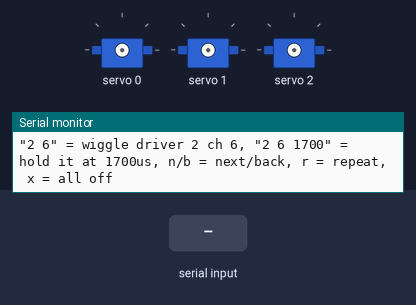
Bench run of a sketch on a simulated ESP32-S3. Shown: 3 × servo, the last lines printed to the serial monitor. The test bench sets the inputs (shaded band).

Above: at 1.7 s.
1.8 s: "n90\n" received over Serial
At 2.45 s:
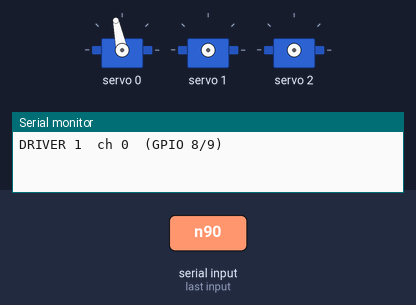
4.5 s: "n,45\n" received over Serial
At 5.15 s:
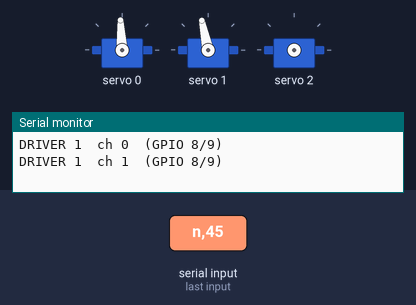
7.2 s: "n" received over Serial
At 7.85 s:
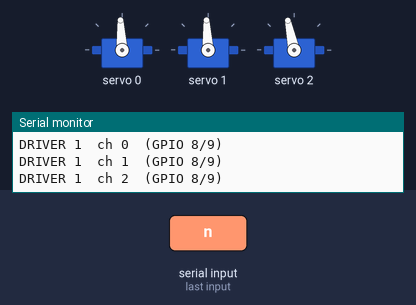
12.9 s: "b90\n" received over Serial
At 13.55 s:
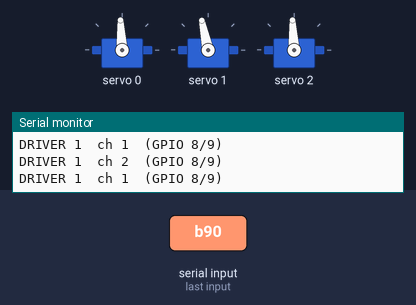
Timing chart, 0 to 15.9 s (numbered marks = the images above; inputs shaded):
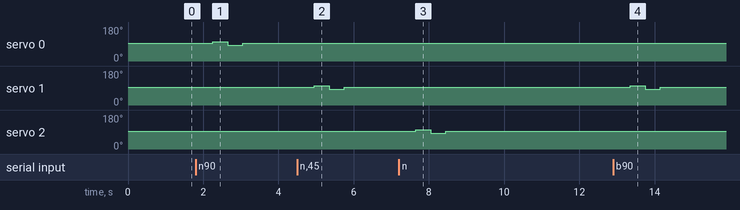

Measured:
- after the input at 1.8 s, servo 0: 93° → 102° after 0.45 s, → 83° 0.40 s later, → 93° 0.40 s later
- after the input at 4.5 s, servo 1: 93° → 102° after 0.45 s, → 83° 0.40 s later, → 93° 0.40 s later
- after the input at 7.2 s, servo 2: 93° → 102° after 0.45 s, → 83° 0.40 s later, → 93° 0.40 s later
- after the input at 12.9 s, servo 1: 93° → 102° after 0.45 s, → 83° 0.40 s later, → 93° 0.40 s later

The sketch:

servo_finder.ino
```cpp
// Finds which driver/channel each servo is on. Serial Monitor 115200, "No line ending".
// Type "<driver> <channel>" to jump straight to one, e.g. "2 6" wiggles driver 2 ch 6.
// Add a pulse to hold it there instead: "2 6 1700" (500-2500 us) until x.
// n = next channel, b = previous, r = wiggle again, x = all off.
// Each step wiggles one channel a little (1500 -> 1600 -> 1400 -> 1500) and then turns it off.
#include <Wire.h>
#include <Adafruit_PWMServoDriver.h>

Adafruit_PWMServoDriver pca1(0x40, Wire);
Adafruit_PWMServoDriver pca2(0x40, Wire1);

int pos = -1;   // 0-15 = driver 1 ch 0-15, 16-31 = driver 2 ch 0-15

void allOff() {
  for (int ch = 0; ch < 16; ch++) { pca1.setPWM(ch, 0, 4096); pca2.setPWM(ch, 0, 4096); }
}

void wiggle(int p) {
  Adafruit_PWMServoDriver &d = p < 16 ? pca1 : pca2;
  int ch = p % 16;
  Serial.printf("DRIVER %d  ch %d  (GPIO %s)\n", p < 16 ? 1 : 2, ch, p < 16 ? "8/9" : "4/5");
  for (int us : {1500, 1600, 1400, 1500}) { d.writeMicroseconds(ch, us); delay(400); }
  d.setPWM(ch, 0, 4096);
}

bool found(TwoWire &w) {
  w.beginTransmission(0x40);
  return w.endTransmission() == 0;
}

void setup() {
  Serial.begin(115200);
  Serial.setTimeout(50);
  Wire.begin(8, 9);
  Wire1.begin(4, 5);
  for (auto *p : {&pca1, &pca2}) {
    p->begin();
    p->setOscillatorFrequency(27000000);
    p->setPWMFreq(50);
  }
  delay(10);
  allOff();
  delay(500);
  Serial.printf("driver 1 (GPIO 8/9): %s\n", found(Wire) ? "found" : "NOT FOUND, check its 4 wires");
  Serial.printf("driver 2 (GPIO 4/5): %s\n", found(Wire1) ? "found" : "NOT FOUND, check its 4 wires");
  Serial.println("\"2 6\" = wiggle driver 2 ch 6, \"2 6 1700\" = hold it at 1700us, n/b = next/back, r = repeat, x = all off");
}

void loop() {
  if (!Serial.available()) return;
  String in = Serial.readString();
  in.trim();
  int drv, ch, us;
  int got = sscanf(in.c_str(), "%d %d %d", &drv, &ch, &us);
  if (got >= 2) {
    if ((drv != 1 && drv != 2) || ch < 0 || ch > 15) { Serial.println("driver 1 or 2, channel 0-15"); return; }
    pos = (drv - 1) * 16 + ch;
    if (got == 3) {
      us = constrain(us, 500, 2500);
      (drv == 1 ? pca1 : pca2).writeMicroseconds(ch, us);
      Serial.printf("DRIVER %d  ch %d  holding %d us (x to release)\n", drv, ch, us);
    } else wiggle(pos);
    return;
  }
  char c = in.length() ? in[0] : 0;
  if (c == 'n') { pos = (pos + 1) % 32; wiggle(pos); }
  else if (c == 'b') { pos = (pos + 31) % 32; wiggle(pos); }
  else if (c == 'r' && pos >= 0) wiggle(pos);
  else if (c == 'x') { allOff(); Serial.println("off"); }
}
```
